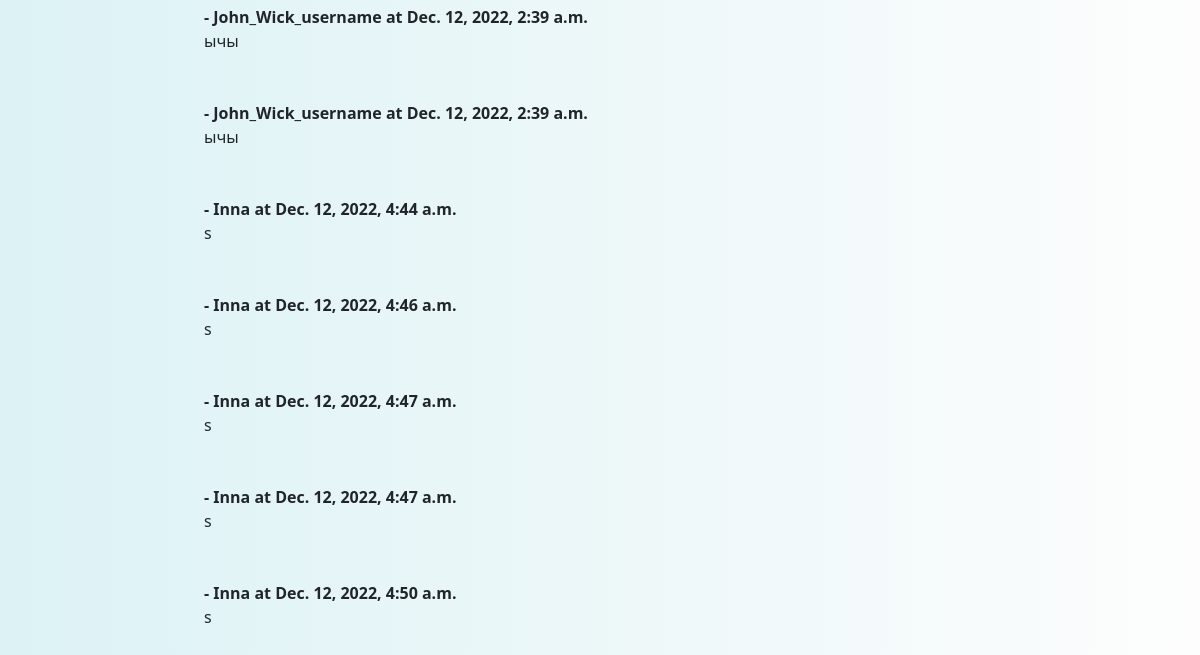
Before: /movies/terminator (lower part) with the older database file.
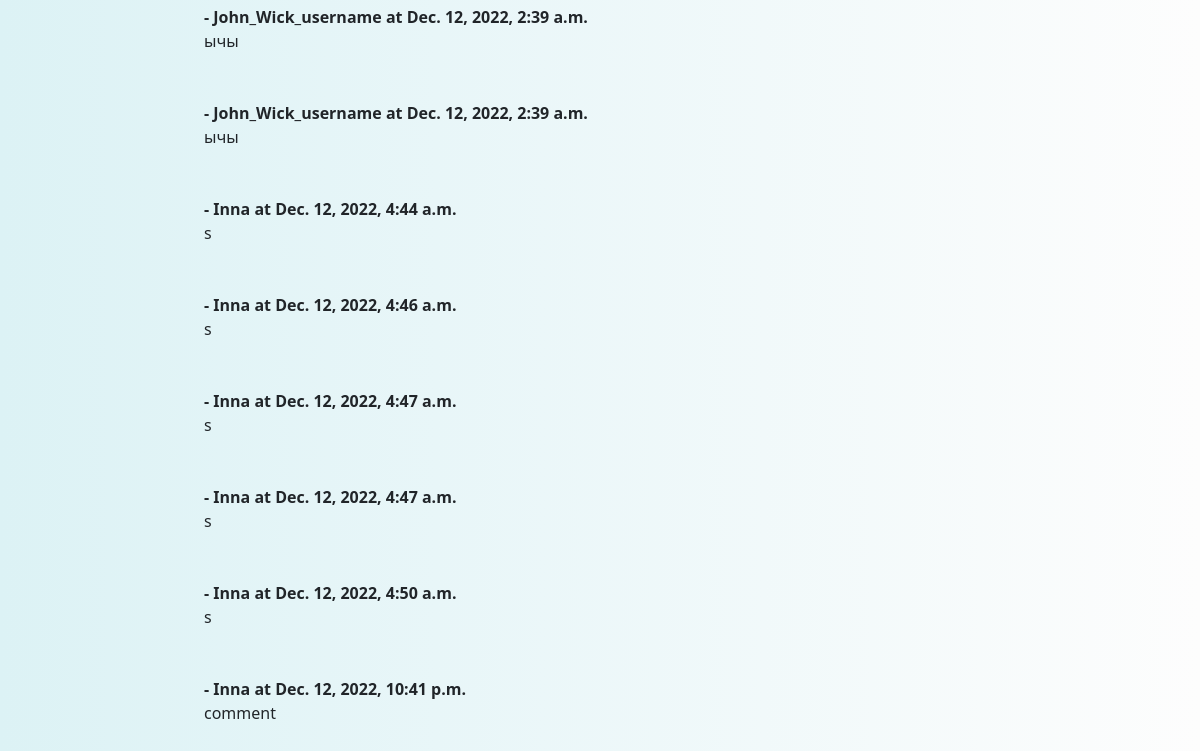
After: the same page with the newer database file.
### movies/models.py (models this page shows, shortened)
class Comment(models.Model):
    movies = models.ForeignKey(Movies, related_name="comments", on_delete=models.CASCADE)
    title = models.CharField(max_length=255, null=True, blank=True, verbose_name="Заголовок комментария")
    body = models.TextField(max_length=2550, verbose_name="Текст комментария")
    date_added = models.DateTimeField(auto_now_add=True)
    author = models.ForeignKey(User, null=True, on_delete=models.CASCADE, verbose_name='автор')

### movies/views.py (the view)
# urls.py: path('movies/<slug:movie_slug>', MovieDetailView.as_view(), name='detail_movie'),
class MovieDetailView(DetailView):  # класс представления одного фильма
    model = Movies
    template_name = 'movies/detail_movie.html'
    slug_url_kwarg = 'movie_slug'
    context_object_name = 'detail_movie'
    def get_context_data(self, **kwargs):
        context = super().get_context_data(**kwargs)
        return context

### movies/models.py (called while the page is built)
    def get_absolute_url(self):
        return reverse('movies_by_category', kwargs={'cat_slug': self.slug})

### movies/templatetags/movies_tags.py (called while the page is built)
@register.simple_tag()
def get_categories():
    return Category.objects.all()

### movies/templates/movies/detail_movie.html (shortened to what this page needs)
{% extends 'movies/base.html' %}
{% block content %}
{% if not detail_movie.comments.all %}
    Комментариев нет
    <a href="{% url 'add_comment' detail_movie.pk %}">Оставить комментарий</a>
{% else %}
<br/><br/>
{% for comment in detail_movie.comments.all %}
        <strong>
           {{ comment.name }} -
           {{ comment.author }} at
           {{ comment.date_added }}
        </strong>
        <br/>
        {{ comment.body }}<br/><br/>
        <br/>
        {% endfor %}
{% endif %}
<br/><br/>
{% endblock %}

Changed rows visible on the page:
added Comment: author "Inna", date_added "Dec. 12, 2022, 10:41 p.m.", body "comment"
